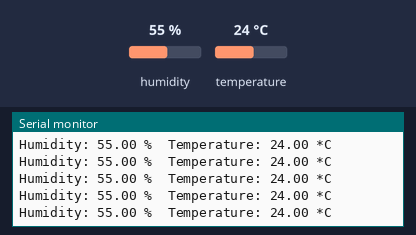
The sketch below on a simulated Arduino Uno, built with avr-gcc and run on an emulated ATmega328P. Shown: the last lines printed to the serial monitor. The test bench sets the inputs (shaded band); at power-on: humidity 55 %, temperature 24 °C.

Above: at 2.8 s.
2.9 s: humidity set to 22 %
At 4.27 s:
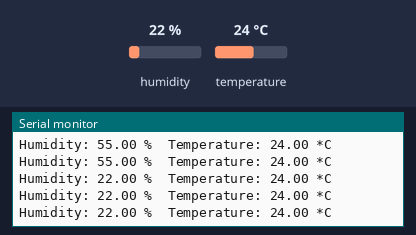
8.9 s: temperature set to 12 °C
At 10.41 s:
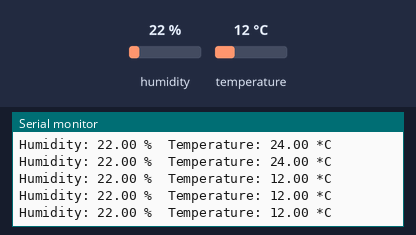
14.9 s: humidity set to 40 %
At 16.55 s:
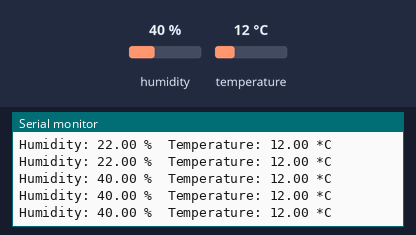
Timing chart, 0 to 18.1 s (numbered marks = the images above; inputs shaded):
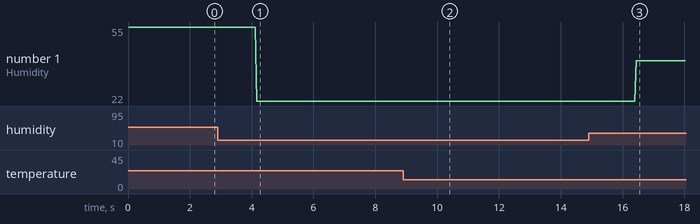

Measured:
- after the input at 2.9 s, the serial monitor: prints a new line after 1.3 s (image 1)
- after the input at 8.9 s, the serial monitor: prints a new line after 1.4 s (image 2)
- after the input at 14.9 s, the serial monitor: prints a new line after 1.5 s (image 3)
- plotted number 1: 55 → 22 after the input at 2.9 s, 22 → 40 after the input at 14.9 s

The sketch:

SensoDHT.ino
```cpp
// Ejemplo de uso de la libreria DHT, para un sensor DHT11.

#include "DHT.h" // Incluimos la libreria DHT a este sketch

#define DHTPIN 2     // definimos en que pin vamos a conectar el sensor.

#define DHTTYPE DHT11   // Definimos que tipo de sensor es el que vamos a conectar, puede ser DHT11, DHT22, DHT21.


DHT dht(DHTPIN, DHTTYPE); // Creamos un objeto llamado dht y le asignamos el pin que vamos a usar y el tipo de sensor que es.

void setup() {
  Serial.begin(9600);     // inicializamos el puerto serie.
  Serial.println("DHTxx test!");

  dht.begin();            //inicializamos el sensor.
}

void loop() {
  float h = dht.readHumidity();     //Creamos la variable h y le guardamos el valor de la humedad que leemos del sensor.
  float t = dht.readTemperature();  //creamos la variable t y le guardamos el valor de la temperatura que leemos del sensor.

  // chequeamos los valores que recibimos para testear que son numeros ( la funcion isnan se traduce como "si no es un numero"), esta consulta retorna verdadero si no es un numero.
  // por ende si alguno de los dos valores que guardamos en las variables t y h, no son numeros, el programa nos imprime un mensaje de error.
  if (isnan(t) || isnan(h)) {
    Serial.println("Failed to read from DHT");
  } else {
    //si las dos variables son valores numericos, la imprimimos en el puerto serie.
    Serial.print("Humidity: ");
    Serial.print(h);
    Serial.print(" %\t");
    Serial.print("Temperature: ");
    Serial.print(t);
    Serial.println(" *C");
  }
}
```
